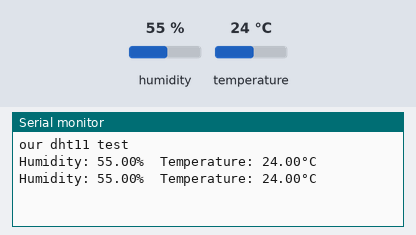
The sketch below on a simulated ESP8266 (NodeMCU). Parts: the last lines printed to the serial monitor. The inputs (shaded band) are chosen by the test bench; at power-on: humidity 55 %, temperature 24 °C.

Above: at 4.8 s.
4.9 s: humidity set to 22 %
At 6.5 s:
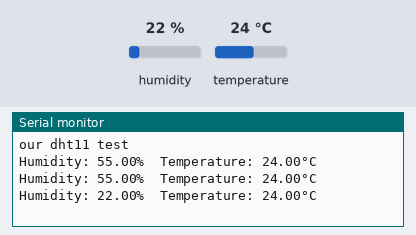
7.9 s: temperature set to 12 °C
At 8.8 s:
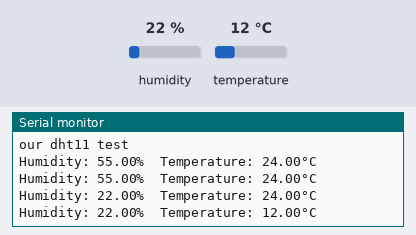
10.9 s: humidity set to 40 %
At 13.6 s:
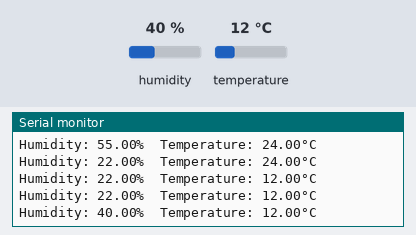
Timing chart, 0 to 15.1 s (numbered marks = the images above; inputs shaded):
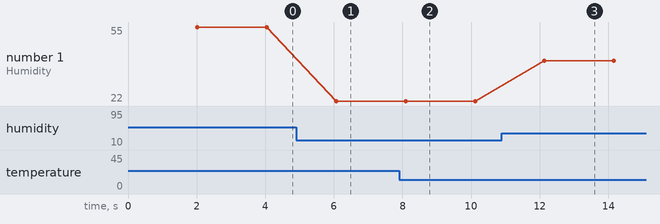

Measured:
- after the input at 4.9 s, the serial monitor: prints a new line after 1.2 s (image 1)
- after the input at 7.9 s, the serial monitor: prints a new line after 0.19 s (image 2)
- after the input at 10.9 s, the serial monitor: prints a new line after 1.2 s (image 3)
- plotted number 1: 55 → 22 after the input at 4.9 s, 22 → 40 after the input at 10.9 s

The sketch:

arduino_dht11_node.ino
```cpp
#include "DHT.h"

#define DHTPIN D1
#define DHTTYPE DHT11
DHT dht(DHTPIN, DHTTYPE);

void setup() {
  Serial.begin(9600);
  Serial.println("our dht11 test");
  dht.begin();
}

void loop()
{
  delay(2000);
  float x = dht.readHumidity();
  float y = dht.readTemperature();
  Serial.print("Humidity: ");    Serial.print(x);    Serial.print("%  Temperature: ");  Serial.print(y);   Serial.println("°C ");
}
```
